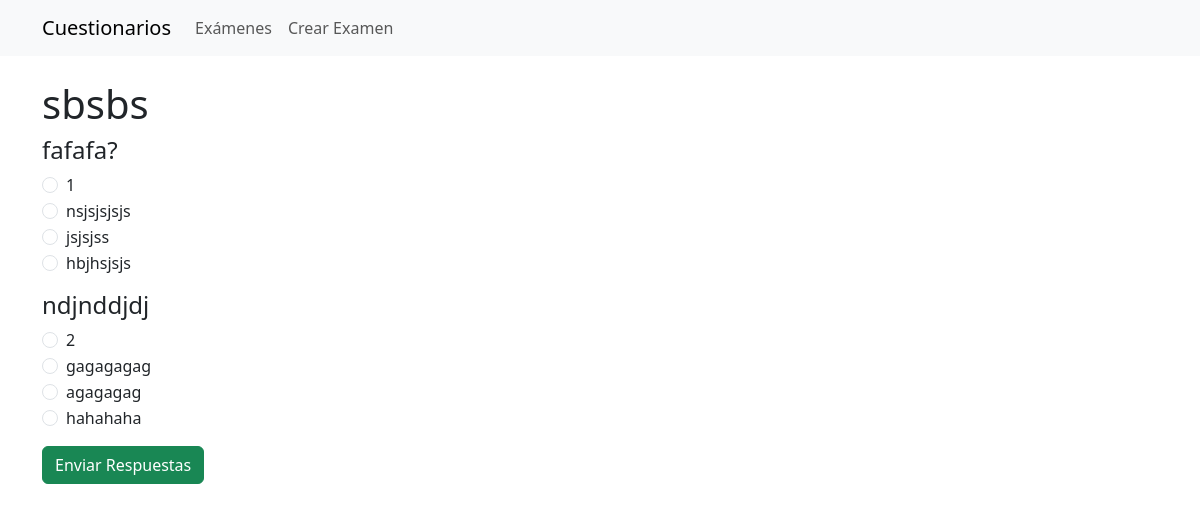
Screenshot of /exam/4/play/ with the database file from the repository.
### quiz/models.py (models this page shows, shortened)
class Exam(models.Model):
    title = models.CharField(max_length=200, verbose_name="Título")
    description = models.TextField(blank=True, verbose_name="Descripción")
    created_date = models.DateTimeField(auto_now_add=True)

class Question(models.Model):
    exam = models.ForeignKey(Exam, on_delete=models.CASCADE, related_name='questions')
    text = models.TextField(verbose_name="Texto de la pregunta")

class Choice(models.Model):
    question = models.ForeignKey(Question, on_delete=models.CASCADE, related_name='choices')
    text = models.CharField(max_length=200, verbose_name="Texto")
    is_correct = models.BooleanField(default=False, verbose_name="Es correcta")

### quiz/views.py (the view, shortened to what this page needs)
# urls.py: path('exam/<int:exam_id>/play/', views.exam_play, name='exam_play'),
def exam_play(request, exam_id):
    exam = get_object_or_404(Exam, id=exam_id)
    questions = exam.questions.all().prefetch_related('choices')
    question_data = []
    return render(request, 'quiz/exam_play.html', {'exam': exam, 'questions': questions})

### quiz/templates/quiz/exam_play.html (shortened to what this page needs)
{% extends "base.html" %}
{% block content %}
<h1>{{ exam.title }}</h1>
<form method="post">
    {% if question_data %}
        {% for item in question_data %}
            <div class="mb-3">
                <h4>{{ item.question.text }}</h4>
                {% for choice in item.question.choices.all %}
                    <div class="form-check">
                        <input class="form-check-input" type="radio" name="question_{{ item.question.id }}" value="{{ choice.id }}" id="choice_{{ choice.id }}" {% if item.has_response and item.selected_choice.id == choice.id %}checked{% endif %}>
                        <label class="form-check-label" for="choice_{{ choice.id }}">
                            {{ choice.text }}
                        </label>
                    </div>
                {% endfor %}
                {% if item.has_response %}
                    {% if item.is_correct %}
                        <div class="alert alert-success mt-2">¡Respuesta Correcta!</div>
                    {% else %}
                        <div class="alert alert-danger mt-2">Respuesta Incorrecta.</div>
                    {% endif %}
                {% endif %}
            </div>
        {% endfor %}
    {% else %}
        {% for question in questions %}
            <div class="mb-3">
                <h4>{{ question.text }}</h4>
                {% for choice in question.choices.all %}
                    <div class="form-check">
                        <input class="form-check-input" type="radio" name="question_{{ question.id }}" value="{{ choice.id }}" id="choice_{{ choice.id }}">
                        <label class="form-check-label" for="choice_{{ choice.id }}">
                            {{ choice.text }}
                        </label>
                    </div>
                {% endfor %}
            </div>
        {% endfor %}
    {% endif %}
    <button type="submit" class="btn btn-success">Enviar Respuestas</button>
</form>
{% endblock %}

### rows the page displays
Exam: title "sbsbs"
Question: text "fafafa?"
Choice: text "1"
Choice: text "nsjsjsjsjs"
Choice: text "jsjsjss"
Choice: text "hbjhsjsjs"
Question: text "ndjnddjdj"
Choice: text "2"
Choice: text "gagagagag"
Choice: text "agagagag"
Choice: text "hahahaha"
